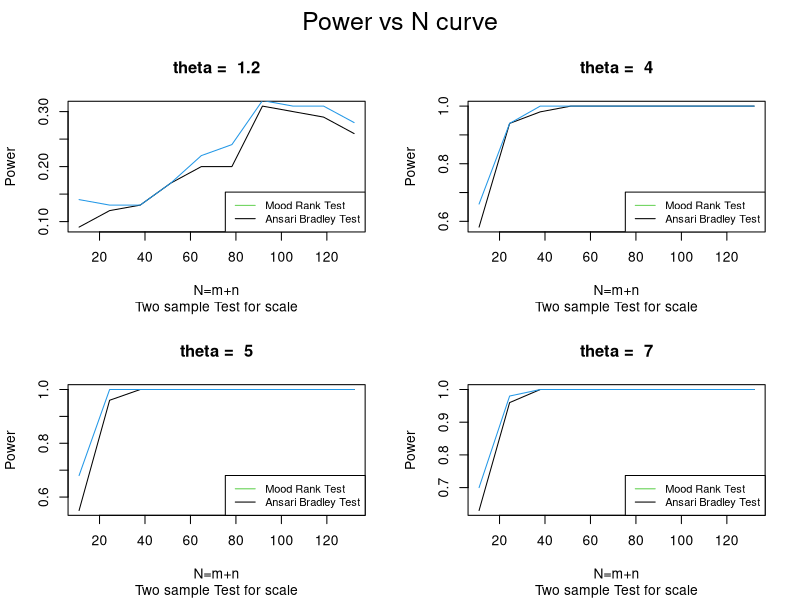

Here is the R script that generated this plot:
rm(list=ls())

#consistency of Two Sample Test for Scale

n=seq(5,60,length=10)
m=seq(6,72,length=10)
N=m+n
theta=3
R=100
power.ansari = power.mood = array(0)


pvalue_ansari_mood=function(a,b){
  s1=rnorm(a,5,1)
  s2=rnorm(b,5,1/theta)
  p1=ansari.test(s1,s2,alternative="greater")$p.value
  p2=mood.test(s1,s2,alternative = "greater")$p.value
  c(p1,p2)
}

par(mfrow=c(2,2),oma=c (0,0,2,0))

for(theta in c(1.2,4,5,7)){
  for(i in 1:length(n)){
    p.value=replicate(R,pvalue_ansari_mood(n[i],m[i]))
    power.ansari[i]=mean(p.value[1,]<0.05)
    power.mood[i]=mean(p.value[2,]<0.05)
  }
  plot(N,power.ansari,type="l",col=1,ylab="Power",xlab="N=m+n",main=paste("theta = ",theta),sub="Two sample Test for scale")
  lines(N,power.mood,type="l",col=4)
  legend("bottomright",legend=c("Mood Rank Test","Ansari Bradley Test"),lwd=1,col=c(3,1),cex=0.8)
}
mtext("Power vs N curve", line=0, side=3, outer=TRUE, cex=1.5)

